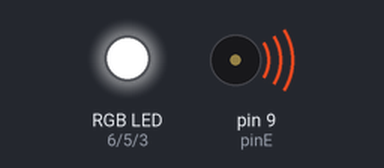
This sketch was run on a simulated Arduino Uno, built with avr-gcc and run on an emulated ATmega328P. Parts: an RGB LED mixed from three pins (HIGH = lit), buzzer (waves = sounding).

Above: at 0.11 s.
At 1.24 s:
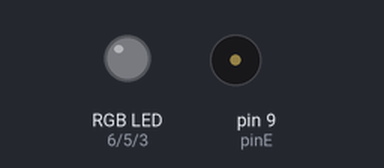
At 10.39 s:
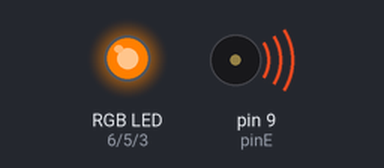
At 16.77 s:
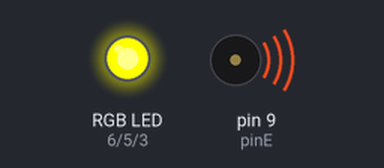
At 22.21 s:
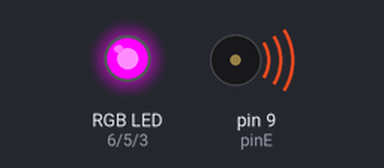
At 32.08 s:
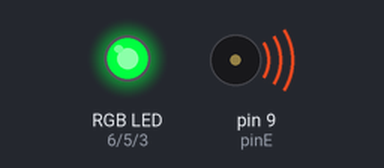
Timing chart, 0 to 40.0 s (numbered marks = the images above):
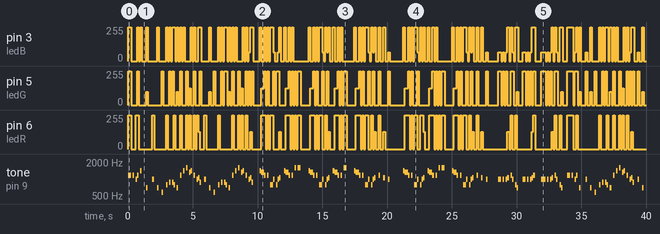

Measured:
- by itself, pin 3 (ledB): 0/255 → 255/255 at 0.00 s, → 0/255 0.24 s later, → 255/255 0.47 s later, → 0/255 0.12 s later, … (208 changes in this stretch)
- by itself, pin 5 (ledG): 0/255 → 255/255 at 0.00 s, → 0/255 0.24 s later, → 255/255 0.47 s later, → 0/255 0.12 s later, … (184 changes in this stretch)

The sketch:

Buzzer_MarioBros.ino
```cpp
// octava 4
int do4 = 523;
int doS4 = 554;
int re4 = 587;
int reS4 = 622;
int mi4 = 659;
int fa4 = 698;
int faS4 = 739;
int sol4 = 783;
int solS4 = 830;
int la4 = 880;
int laS4 = 932;
int si4 = 987;
// octava 5
int do5 = 1046;
int doS5 = 1108;
int re5 = 1174;
int reS5 = 1244;
int mi5 = 1318;
int fa5 = 1396;
int faS5 = 1479;
int sol5 = 1567;
int solS5 = 1661;
int la5 = 1760;
int laS5 = 1864;
int si5 = 1975;

//tiempos ( son a consideracion del artista )
double redonda = 950;
double blanca = redonda / 2; // la mitad de la redonda
double negra = redonda / 4; // la cuarta parte de la redonda
double corchea = redonda / 8; // la octava parte de la redonda
double semicorchea = redonda / 16; // tambien llamada doble corchea y es la dieciseisava parte de una redonda
double fusa = redonda / 32; // tambien llamada triple corchea y es la treintaidosava parte de una redonda
double semifusa = redonda / 64; //  tambien llamada cuadruple corchea y es la sesentaicuatroava parte de una redonda

//Led RGB
int ledR = 6;
int ledG = 5;
int ledB = 3;

//Buzzer
int pinE = 9;

void setup() {
  pinMode(pinE,OUTPUT);
  Serial.begin(9600);
  pinMode(pinE, OUTPUT);
  pinMode(ledR, OUTPUT);
  pinMode(ledG, OUTPUT);
  pinMode(ledB, OUTPUT);

}


void loop() {

  color(1);
  tone(pinE, re5, corchea); delay(corchea);
  tone(pinE, re5, corchea); delay(corchea);
  color(0);
  delay(corchea);
  tone(pinE, re5, corchea); delay(corchea);
  color(0);
  delay(corchea);
  color(2);
  tone(pinE, si4, corchea); delay(corchea);
  color(1);
  tone(pinE, re5, corchea); delay(corchea);
  color(0);
  delay(corchea);
  color(3);
  tone(pinE, fa5, corchea); delay(corchea);
  color(0);
  delay(corchea);
  delay(negra);
  color(9);
  tone(pinE, fa4, corchea); delay(corchea);
  color(0);
  delay(corchea);
  delay(negra);
  color(2);
  tone(pinE, si4, corchea); delay(corchea);
  color(0);
  delay(corchea);
  delay(corchea);
  color(3);
  tone(pinE, fa4, corchea); delay(corchea);
  color(0);
  delay(negra);
  color(4);
  tone(pinE, re4, corchea); delay(corchea);
  color(0);
  delay(corchea);
  delay(corchea);
  color(5);
  tone(pinE, sol4, corchea); delay(corchea);
  color(0);
  delay(corchea);
  color(6);
  tone(pinE, la4, corchea); delay(corchea);
  color(0);
  delay(corchea);
  color(6);
  tone(pinE, la4, corchea); delay(corchea);
  color(5);
  tone(pinE, sol4, corchea); delay(corchea);
  color(0);
  delay(corchea);

  color(9);
  tone(pinE, fa4, corchea); delay(corchea);
  color(0);
  delay(corchea);
  color(1);
  tone(pinE, re5, corchea); delay(corchea);
  color(0);
  delay(corchea);
  color(3);
  tone(pinE, fa5, corchea); delay(corchea);
  color(0);
  delay(corchea);
  color(7);
  tone(pinE, sol5, corchea); delay(corchea);
  color(0);
  delay(corchea);
  color(8);
  tone(pinE, mi5, corchea); delay(corchea);
  color(3);
  tone(pinE, fa5, corchea); delay(corchea);
  color(0);
  delay(corchea);
  color(1);
  tone(pinE, re5, corchea); delay(corchea);
  color(0);
  delay(corchea);
  color(2);
  tone(pinE, si4, corchea); delay(corchea);
  color(10);
  tone(pinE, do5, corchea); delay(corchea);
  color(6);
  tone(pinE, la4, corchea); delay(corchea);
  color(0);
  delay(negra);
  color(2);
  tone(pinE, si4, corchea); delay(corchea);
  color(0);
  delay(corchea);
  delay(corchea);
  color(9);
  tone(pinE, fa4, corchea); delay(corchea);
  color(0);
  delay(negra);
  color(4);
  tone(pinE, re4, corchea); delay(corchea);
  color(0);
  delay(corchea);
  delay(corchea);
  color(5);
  tone(pinE, sol4, corchea); delay(corchea);
  color(0);
  delay(corchea);
  color(6);
  tone(pinE, la4, corchea); delay(corchea);
  color(0);
  delay(corchea);
  color(6);
  tone(pinE, la4, corchea); delay(corchea);
  color(6);
  tone(pinE, sol4, corchea); delay(corchea);
  color(0);
  delay(corchea);

  color(9);
  tone(pinE, fa4, corchea); delay(corchea);
  color(0);
  delay(corchea);
  color(1);
  tone(pinE, re5, corchea); delay(corchea);
  color(0);
  delay(corchea);
  color(3);
  tone(pinE, fa5, corchea); delay(corchea);
  color(0);
  delay(corchea);
  color(7);
  tone(pinE, sol5, corchea); delay(corchea);
  color(0);
  delay(corchea);
  color(8);
  tone(pinE, mi5, corchea); delay(corchea);
  color(3);
  tone(pinE, fa5, corchea); delay(corchea);
  color(0);
  delay(corchea);
  color(1);
  tone(pinE, re5, corchea); delay(corchea);
  color(0);
  delay(corchea);
  color(11);
  tone(pinE, si4, corchea); delay(corchea);
  color(10);
  tone(pinE, do5, corchea); delay(corchea);
  color(6);
  tone(pinE, la4, corchea); delay(corchea);
  color(0);
  delay(negra);
  delay(negra);
  color(3);
  tone(pinE, fa5, corchea); delay(corchea);
  color(8);
  tone(pinE, mi5, corchea); delay(corchea);
  tone(pinE, mi5, corchea); delay(corchea);
  color(1);
  tone(pinE, re5, corchea); delay(corchea);
  color(0);
  delay(corchea);
  color(1);
  tone(pinE, re5, corchea); delay(corchea);
  color(0);
  delay(corchea);
  color(5);
  tone(pinE, sol4, corchea); delay(corchea);
  tone(pinE, sol4, corchea); delay(corchea);
  color(11);
  tone(pinE, si4, corchea); delay(corchea);
  color(0);
  delay(corchea);
  color(4);
  tone(pinE, sol4, corchea); delay(corchea);
  color(11);
  tone(pinE, si4, corchea); delay(corchea);
  color(10);
  tone(pinE, do5, corchea); delay(corchea);

  color(0);
  delay(negra);
  color(3);
  tone(pinE, fa5, corchea); delay(corchea);
  color(8);
  tone(pinE, mi5, corchea); delay(corchea);
  tone(pinE, mi5, corchea); delay(corchea);
  color(1);
  tone(pinE, re5, corchea); delay(corchea);
  color(0);
  delay(corchea);
  color(1);
  tone(pinE, re5, corchea); delay(corchea);
  color(0);
  delay(corchea);
  color(7);
  tone(pinE, sol5, corchea); delay(corchea);
  color(0);
  delay(corchea);
  color(7);
  tone(pinE, sol5, corchea); delay(corchea);
  tone(pinE, sol5, corchea); delay(corchea);
  color(0);
  delay(corchea);
  delay(negra);
  delay(negra);
  color(3);
  tone(pinE, fa5, corchea); delay(corchea);
  color(8);
  tone(pinE, mi5, corchea); delay(corchea);
  tone(pinE, mi5, corchea); delay(corchea);
  color(1);
  tone(pinE, re5, corchea); delay(corchea);
  color(0);
  delay(corchea);
  color(1);
  tone(pinE, re5, corchea); delay(corchea);
  color(0);
  delay(corchea);
  color(5);
  tone(pinE, sol4, corchea); delay(corchea);
  tone(pinE, sol4, corchea); delay(corchea);
  color(11);
  tone(pinE, si4, corchea); delay(corchea);
  color(0);
  delay(corchea);
  color(5);
  tone(pinE, sol4, corchea); delay(corchea);
  color(11);
  tone(pinE, si4, corchea); delay(corchea);
  color(10);
  tone(pinE, do5, corchea); delay(corchea);

  color(0);
  delay(negra);
  color(3);
  tone(pinE, fa5, corchea); delay(corchea);
  color(8);
  tone(pinE, mi5, corchea); delay(corchea);
  tone(pinE, mi5, corchea); delay(corchea);
  color(1);
  tone(pinE, re5, corchea); delay(corchea);
  color(0);
  delay(corchea);
  color(1);
  tone(pinE, re5, corchea); delay(corchea);
  color(0);
  delay(corchea);
  color(7);
  tone(pinE, sol5, corchea); delay(corchea);
  tone(pinE, sol5, corchea); delay(corchea);
  color(0);
  delay(corchea);
  delay(negra);
  delay(negra);
  color(3);
  tone(pinE, fa5, corchea); delay(corchea);
  color(8);
  tone(pinE, mi5, corchea); delay(corchea);
  tone(pinE, mi5, corchea); delay(corchea);
  color(1);
  tone(pinE, re5, corchea); delay(corchea);
  color(0);
  delay(corchea);
  color(1);
  tone(pinE, re5, corchea); delay(corchea);
  color(0);
  delay(corchea);
  color(5);
  tone(pinE, sol4, corchea); delay(corchea);
  tone(pinE, sol4, corchea); delay(corchea);
  color(11);
  tone(pinE, si4, corchea); delay(corchea);
  color(0);
  delay(corchea);
  color(5);
  tone(pinE, sol4, corchea); delay(corchea);
  color(11);
  tone(pinE, si4, corchea); delay(corchea);
  color(10);
  tone(pinE, do5, corchea); delay(corchea);
  color(0);
  delay(negra);
  color(1);
  tone(pinE, re5, corchea); delay(corchea);
  color(0);
  delay(corchea);
  delay(corchea);
  color(10);
  tone(pinE, do5, corchea); delay(corchea);
  color(0);
  delay(negra);

  color(11);
  tone(pinE, si4, corchea); delay(corchea);
  color(0);
  delay(corchea);
  delay(negra);
  delay(blanca);
  delay(negra);
  color(3);
  tone(pinE, fa5, corchea); delay(corchea);
  color(8);
  tone(pinE, mi5, corchea); delay(corchea);
  tone(pinE, mi5, corchea); delay(corchea);
  color(1);
  tone(pinE, re5, corchea); delay(corchea);
  color(0);
  delay(corchea);
  color(1);
  tone(pinE, re5, corchea); delay(corchea);
  color(0);
  delay(corchea);
  color(5);
  tone(pinE, sol4, corchea); delay(corchea);
  tone(pinE, sol4, corchea); delay(corchea);
  color(11);
  tone(pinE, si4, corchea); delay(corchea);
  color(0);
  delay(corchea);
  color(5);
  tone(pinE, sol4, corchea); delay(corchea);
  color(2);
  tone(pinE, si4, corchea); delay(corchea);
  color(10);
  tone(pinE, do5, corchea); delay(corchea);
  color(0);
  delay(negra);
  color(3);
  tone(pinE, fa5, corchea); delay(corchea);
  color(8);
  tone(pinE, mi5, corchea); delay(corchea);
  tone(pinE, mi5, corchea); delay(corchea);
  color(1);
  tone(pinE, re5, corchea); delay(corchea);
  color(0);
  delay(corchea);
  color(1);
  tone(pinE, re5, corchea); delay(corchea);
  color(0);
  delay(corchea);
  color(7);
  tone(pinE, sol5, corchea); delay(corchea);
  color(0);
  delay(corchea);
  color(7);
  tone(pinE, sol5, corchea); delay(corchea);
  tone(pinE, sol5, corchea); delay(corchea);
  color(0);
  delay(corchea);
  delay(negra);

  delay(negra);
  color(3);
  tone(pinE, fa5, corchea); delay(corchea);
  color(8);
  tone(pinE, mi5, corchea); delay(corchea);
  tone(pinE, mi5, corchea); delay(corchea);
  color(1);
  tone(pinE, re5, corchea); delay(corchea);
  color(0);
  delay(corchea);
  color(1);
  tone(pinE, re5, corchea); delay(corchea);
  color(0);
  delay(corchea);
  color(5);
  tone(pinE, sol4, corchea); delay(corchea);
  tone(pinE, sol4, corchea); delay(corchea);
  color(11);
  tone(pinE, si4, corchea); delay(corchea);
  color(0);
  delay(corchea);
  color(5);
  tone(pinE, sol4, corchea); delay(corchea);
  color(11);
  tone(pinE, si4, corchea); delay(corchea);
  color(10);
  tone(pinE, do5, corchea); delay(corchea);
  color(0);
  delay(negra);
  color(1);
  tone(pinE, re5, corchea); delay(corchea);
  color(0);
  delay(corchea);
  delay(corchea);
  color(10);
  tone(pinE, do5, corchea); delay(corchea);
  color(0);
  delay(negra);
  color(11);
  tone(pinE, si4, corchea); delay(corchea);
  color(0);
  delay(corchea);
  delay(negra);
  delay(blanca);
  color(11);
  tone(pinE, si4, corchea); delay(corchea);
  tone(pinE, si4, corchea); delay(corchea);
  color(0);
  delay(corchea);
  color(11);
  tone(pinE, si4, corchea); delay(corchea);
  color(0);
  delay(corchea);
  color(11);
  tone(pinE, si4, corchea); delay(corchea);
  color(10);
  tone(pinE, do5, corchea); delay(corchea);
  color(0);
  delay(corchea);

  color(1);
  tone(pinE, re5, corchea); delay(corchea);
  color(11);
  tone(pinE, si4, corchea); delay(corchea);
  color(0);
  delay(corchea);
  color(5);
  tone(pinE, sol4, corchea); delay(corchea);
  color(9);
  tone(pinE, fa4, corchea); delay(corchea);
  color(0);
  delay(corchea);
  delay(negra);
  color(11);
  tone(pinE, si4, corchea); delay(corchea);
  tone(pinE, si4, corchea); delay(corchea);
  color(0);
  delay(corchea);
  color(11);
  tone(pinE, si4, corchea); delay(corchea);
  color(0);
  delay(corchea);
  color(11);
  tone(pinE, si4, corchea); delay(corchea);
  color(10);
  tone(pinE, do5, corchea); delay(corchea);
  color(1);
  tone(pinE, re5, corchea); delay(corchea);
  color(0);
  delay(blanca);
  color(11);
  tone(pinE, si4, corchea); delay(corchea);
  tone(pinE, si4, corchea); delay(corchea);
  tone(pinE, si4, corchea); delay(corchea);
  color(0);
  delay(corchea);
  color(11);
  tone(pinE, si4, corchea); delay(corchea);
  color(0);
  delay(corchea);
  color(11);
  tone(pinE, si4, corchea); delay(corchea);
  color(10);
  tone(pinE, do5, corchea); delay(corchea);
  color(0);
  delay(corchea);
  color(1);
  tone(pinE, re5, corchea); delay(corchea);
  color(11);
  tone(pinE, si4, corchea); delay(corchea);
  color(0);
  delay(corchea);
  color(5);
  tone(pinE, sol4, corchea); delay(corchea);
  color(9);
  tone(pinE, fa4, corchea); delay(corchea);
  color(0);
  delay(corchea);
  delay(negra);
  color(1);
  tone(pinE, re5, corchea); delay(corchea);
  tone(pinE, re5, corchea); delay(corchea);
  color(1);
  delay(corchea);
  color(1);
  tone(pinE, re5, corchea); delay(corchea);
  color(0);
  delay(corchea);
  color(11);
  tone(pinE, si4, corchea); delay(corchea);
  color(1);
  tone(pinE, re5, corchea); delay(corchea);
  color(0);
  delay(corchea);

  color(9);
  tone(pinE, fa4, corchea); delay(corchea);
  color(0);
  delay(corchea);
  delay(negra);
  color(11);
  tone(pinE, si4, corchea); delay(corchea);
  color(0);
  delay(corchea);
  delay(corchea);
  color(9);
  tone(pinE, fa4, corchea); delay(corchea);
  color(0);
  delay(negra);
  color(4);
  tone(pinE, re4, corchea); delay(corchea);
  color(0);
  delay(corchea);
  delay(corchea);
  color(5);
  tone(pinE, sol4, corchea); delay(corchea);
  color(0);
  delay(corchea);
  color(6);
  tone(pinE, la4, corchea); delay(corchea);
  color(0);
  delay(corchea);
  color(6);
  tone(pinE, la4, corchea); delay(corchea);
  color(5);
  tone(pinE, sol4, corchea); delay(corchea);
  color(0);
  delay(corchea);
  color(9);
  tone(pinE, fa4, corchea); delay(corchea);
  color(0);
  delay(corchea);
  color(1);
  tone(pinE, re5, corchea); delay(corchea);
  color(0);
  delay(corchea);
  color(3);
  tone(pinE, fa5, corchea); delay(corchea);
  color(0);
  delay(corchea);
  color(7);
  tone(pinE, sol5, corchea); delay(corchea);
  color(0);
  delay(corchea);
  color(8);
  tone(pinE, mi5, corchea); delay(corchea);
  color(3);
  tone(pinE, fa5, corchea); delay(corchea);
  color(0);
  delay(corchea);
  color(1);
  tone(pinE, re5, corchea); delay(corchea);
  color(0);
  delay(corchea);
  color(11);
  tone(pinE, si4, corchea); delay(corchea);
  color(10);
  tone(pinE, do5, corchea); delay(corchea);
  color(6);
  tone(pinE, la4, corchea); delay(corchea);
  color(0);
  delay(negra);
  color(11);
  tone(pinE, si4, corchea); delay(corchea);
  color(0);
  delay(corchea);
  delay(corchea);
  color(9);
  tone(pinE, fa4, corchea); delay(corchea);
  color(0);
  delay(negra);
  color(4);
  tone(pinE, re4, corchea); delay(corchea);
  color(0);
  delay(corchea);
  delay(corchea);
  color(5);
  tone(pinE, sol4, corchea); delay(corchea);
  color(0);
  delay(corchea);
  color(6);
  tone(pinE, la4, corchea); delay(corchea);
  color(0);
  delay(corchea);
  color(6);
  tone(pinE, la4, corchea); delay(corchea);
  color(5);
  tone(pinE, sol4, corchea); delay(corchea);
  color(0);
  delay(corchea);

  color(9);
  tone(pinE, fa4, corchea); delay(corchea);
  color(0);
  delay(corchea);
  color(1);
  tone(pinE, re5, corchea); delay(corchea);
  color(0);
  delay(corchea);
  color(3);
  tone(pinE, fa5, corchea); delay(corchea);
  color(0);
  delay(corchea);
  color(7);
  tone(pinE, sol5, corchea); delay(corchea);
  color(0);
  delay(corchea);
  color(8);
  tone(pinE, mi5, corchea); delay(corchea);
  color(3);
  tone(pinE, fa5, corchea); delay(corchea);
  color(0);
  delay(corchea);
  color(1);
  tone(pinE, re5, corchea); delay(corchea);
  color(0);
  delay(corchea);
  color(11);
  tone(pinE, si4, corchea); delay(corchea);
  color(10);
  tone(pinE, do5, corchea); delay(corchea);
  color(6);
  tone(pinE, la4, corchea); delay(corchea);
  color(0);
  delay(negra);


  delay(5000);


}

void enciedeLedRGB(int rojo,int verde, int azul){

  analogWrite(ledR, rojo);
  analogWrite(ledG, verde);
  analogWrite(ledB, azul);

}
void color(int opcion){

    switch(opcion){
      case 1:{
              //para blanco
              enciedeLedRGB(255,255,255);
              break;}
      case 2:{
              //para rojo
              enciedeLedRGB(255,0,0);
              break;}
      case 3:{
              //para azul
              enciedeLedRGB(0,0,255);
              break;}
      case 4:{
              //para verde
              enciedeLedRGB(0,255,0);
              break;}
      case 5:{
              //para rosa
              enciedeLedRGB(255,0,255);
              break;}
      case 6:{
              //para cian
              enciedeLedRGB(0,255,255);
              break;}
      case 7:{
              //para amarillo
              enciedeLedRGB(255,255,0);
              break;}
      case 8:{
              //para naraja
              enciedeLedRGB(255,127,0);
              break;}
      case 9:{
              //para celeste
              enciedeLedRGB(0,100,255);
              break;}
      case 10:{
              //para morado
              enciedeLedRGB(128,0,255);
              break;}
      case 11:{
              //para verde claro
              enciedeLedRGB(0,255,64);
              break;}
      default:{
              //para negro
              enciedeLedRGB(0,0,0);
              break;}
    }

  }
```
